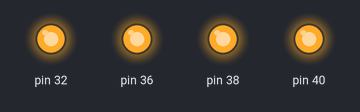
Recording of a program running on a simulated Raspberry Pi (header pin numbers). Shown: output pins drawn as LEDs (lit = HIGH). At 20.4 s the program stops and its outputs stay as they are.

Above: at 0.1 s.
At 10.25 s:
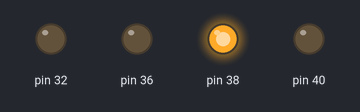
At 12.75 s:
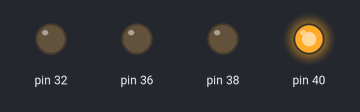
At 15.35 s:
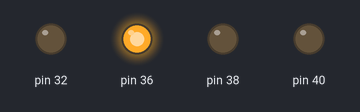
At 18.05 s:
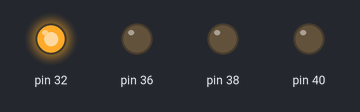
At 20.5 s:
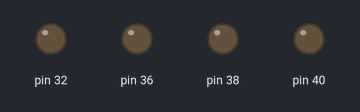
Timing chart, 0 to 21.9 s (numbered marks = the images above):
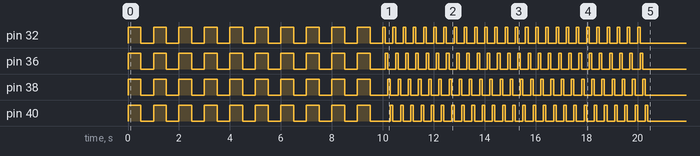

Measured:
- by itself, pin 32: goes 10 × (HIGH 0.50 s, LOW 0.50 s), 25 × (HIGH 0.10 s, LOW 0.30 s), HIGH 0.10 s, then LOW
- by itself, pin 36: goes 9 × (HIGH 0.50 s, LOW 0.50 s), HIGH 0.50 s, LOW 0.60 s, 25 × (HIGH 0.10 s, LOW 0.30 s), HIGH 0.10 s, then LOW
- by itself, pin 38: goes 9 × (HIGH 0.50 s, LOW 0.50 s), HIGH 0.50 s, LOW 0.70 s, 25 × (HIGH 0.10 s, LOW 0.30 s), HIGH 0.10 s, then LOW
- by itself, pin 40: goes 9 × (HIGH 0.50 s, LOW 0.50 s), HIGH 0.50 s, LOW 0.80 s, 25 × (HIGH 0.10 s, LOW 0.30 s), HIGH 0.10 s, then LOW

The program:

led.py
```python
#!/usr/bin/python
#encoding=utf-8

import time
import RPi.GPIO as GPIO

class MyGPIO():
    init_count = 0
    mode = GPIO.BOARD

    def __init__(self, idx, init_with_high):
        if MyGPIO.init_count == 0:
            GPIO.setmode(MyGPIO.mode)
        MyGPIO.init_count += 1
        self.idx = idx
        initial = GPIO.HIGH if init_with_high else GPIO.LOW
        GPIO.setup(self.idx, GPIO.OUT, initial=initial)

    def __del__(self):
        MyGPIO.init_count -= 1
        if MyGPIO.init_count == 0:
            GPIO.cleanup()

    def high(self):
        GPIO.output(self.idx, GPIO.HIGH)

    def low(self):
        GPIO.output(self.idx, GPIO.LOW)


class Led():
    def __init__(self, idx):
        self.gpio = MyGPIO(idx, False)

    def turn_on(self):
        self.gpio.high()

    def turn_off(self):
        self.gpio.low()


class LedArray():
    def __init__(self, idxs=list()):
        self.leds = list()
        for idx in idxs:
            self.leds.append(Led(idx))

    def flash(self, interval_seconds=1, time_seconds=10):
        while time_seconds > 0:
            for led in self.leds:
                led.turn_on()
            time.sleep(interval_seconds)

            for led in self.leds:
                led.turn_off()
            time.sleep(interval_seconds)
            time_seconds -= interval_seconds * 2

    def marquee(self, interval_seconds=1, time_seconds=10):
        while time_seconds > 0:
            for led in self.leds:
                led.turn_on()
                time.sleep(interval_seconds)
                led.turn_off()
                time_seconds -= interval_seconds


def main():
    idxs = [32, 36, 38, 40]
    leds = LedArray(idxs)
    leds.flash(interval_seconds=0.5, time_seconds=10)
    leds.marquee(interval_seconds=0.1, time_seconds=10)


if __name__ == "__main__":
     main()
```
